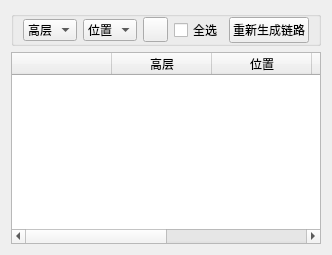
            <widget class="QWidget" name="tab_5">
             <attribute name="title">
              <string>终端功能子块</string>
             </attribute>
             <layout class="QVBoxLayout" name="verticalLayout_14">
              <item>
               <widget class="QGroupBox" name="groupBox_6">
                <property name="minimumSize">
                 <size>
                  <width>0</width>
                  <height>30</height>
                 </size>
                </property>
                <property name="maximumSize">
                 <size>
                  <width>16777215</width>
                  <height>45</height>
                 </size>
                </property>
                <property name="title">
                 <string/>
                </property>
                <layout class="QHBoxLayout" name="horizontalLayout_11">
                 <property name="topMargin">
                  <number>0</number>
                 </property>
                 <property name="bottomMargin">
                  <number>0</number>
                 </property>
                 <item>
                  <widget class="QComboBox" name="CbExecConnGaoceng">
                   <item>
                    <property name="text">
                     <string>高层</string>
                    </property>
                   </item>
                  </widget>
                 </item>
                 <item>
                  <widget class="QComboBox" name="CbExecPos">
                   <item>
                    <property name="text">
                     <string>位置</string>
                    </property>
                   </item>
                  </widget>
                 </item>
                 <item>
                  <widget class="QPushButton" name="BtnRefreshExecConn">
                   <property name="minimumSize">
                    <size>
                     <width>22</width>
                     <height>22</height>
                    </size>
                   </property>
                   <property name="maximumSize">
                    <size>
                     <width>25</width>
                     <height>25</height>
                    </size>
                   </property>
                   <property name="text">
                    <string/>
                   </property>
                   <property name="icon">
                    <iconset resource="image.qrc">
                     <normaloff>:/new/prefix1/image/重置.png</normaloff>:/new/prefix1/image/重置.png</iconset>
                   </property>
                  </widget>
                 </item>
                 <item>
                  <widget class="QCheckBox" name="CbAllExecConn">
                   <property name="text">
                    <string>全选</string>
                   </property>
                  </widget>
                 </item>
                 <item>
                  <widget class="QPushButton" name="BtnRemakeLinkRoad">
                   <property name="text">
                    <string>重新生成链路</string>
                   </property>
                  </widget>
                 </item>
                </layout>
               </widget>
              </item>
              <item>
               <widget class="QTableWidget" name="tableWidgetExecConn">
                <property name="focusPolicy">
                 <enum>Qt::NoFocus</enum>
                </property>
                <property name="editTriggers">
                 <set>QAbstractItemView::NoEditTriggers</set>
                </property>
                <property name="selectionMode">
                 <enum>QAbstractItemView::ExtendedSelection</enum>
                </property>
                <property name="selectionBehavior">
                 <enum>QAbstractItemView::SelectRows</enum>
                </property>
                <attribute name="verticalHeaderVisible">
                 <bool>false</bool>
                </attribute>
                <column>
                 <property name="text">
                  <string/>
                 </property>
                </column>
                <column>
                 <property name="text">
                  <string>高层</string>
                 </property>
                </column>
                <column>
                 <property name="text">
                  <string>位置</string>
                 </property>
                </column>
                <column>
                 <property name="text">
                  <string>元件代号</string>
                 </property>
                </column>
                <column>
                 <property name="text">
                  <string>功能子块</string>
                 </property>
                </column>
                <column>
                 <property name="text">
                  <string>诊断链路</string>
                 </property>
                </column>
               </widget>
              </item>
             </layout>
            </widget>
